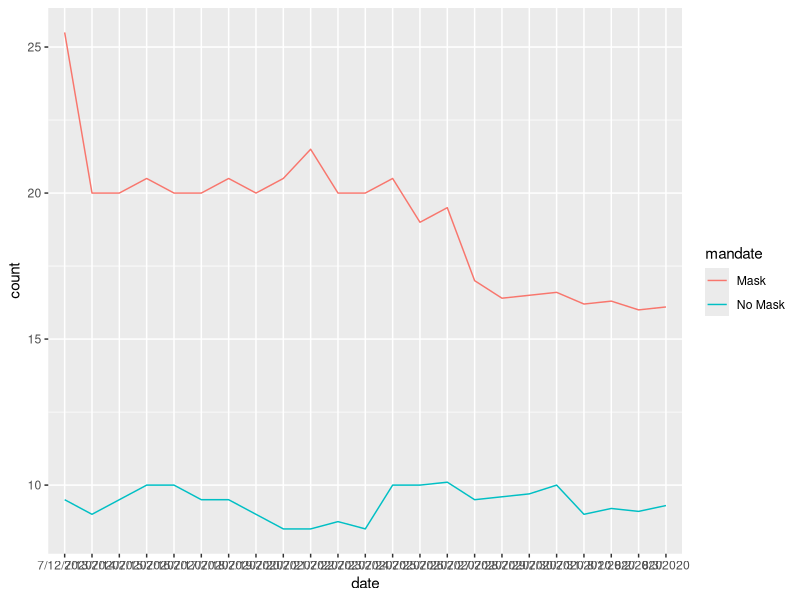

Recreate this plot in R.
## ---- chunk 1
library(tidyverse) 
## ---- chunk 2
covid <- tribble(
~date, ~count, ~mandate,
"7/12/2020", 25.5, "Mask",
"7/12/2020", 9.5, "No Mask",
"7/13/2020", 20, "Mask",
"7/13/2020", 9, "No Mask",
"7/14/2020", 20, "Mask",
"7/14/2020", 9.5, "No Mask",
"7/15/2020", 20.5, "Mask",
"7/15/2020", 10, "No Mask",
"7/16/2020", 20, "Mask",
"7/16/2020", 10, "No Mask",
"7/17/2020", 20, "Mask",
"7/17/2020", 9.5, "No Mask",
"7/18/2020", 20.5, "Mask",
"7/18/2020", 9.5, "No Mask",
"7/19/2020", 20, "Mask",
"7/19/2020", 9, "No Mask",
"7/20/2020", 20.5, "Mask",
"7/20/2020", 8.5, "No Mask",
"7/21/2020", 21.5, "Mask",
"7/21/2020", 8.5, "No Mask",
"7/22/2020", 20, "Mask",
"7/22/2020", 8.75, "No Mask",
"7/23/2020", 20, "Mask",
"7/23/2020", 8.5, "No Mask",
"7/24/2020", 20.5, "Mask",
"7/24/2020", 10, "No Mask",
"7/25/2020", 19, "Mask",
"7/25/2020", 10, "No Mask",
"7/26/2020", 19.5, "Mask",
"7/26/2020", 10.1, "No Mask",
"7/27/2020", 17, "Mask",
"7/27/2020", 9.5, "No Mask",
"7/28/2020", 16.4, "Mask",
"7/28/2020", 9.6, "No Mask",
"7/29/2020", 16.5, "Mask",
"7/29/2020", 9.7, "No Mask",
"7/30/2020", 16.6, "Mask",
"7/30/2020", 10, "No Mask",
"7/31/2020", 16.2, "Mask",
"7/31/2020", 9, "No Mask",
"8/1/2020", 16.3, "Mask",
"8/1/2020", 9.2, "No Mask",
"8/2/2020", 16, "Mask",
"8/2/2020", 9.1, "No Mask",
"8/3/2020", 16.1, "Mask",
"8/3/2020", 9.3, "No Mask"
)
## ---- chunk 3
ggplot(covid, aes(x = date, y = count, group = mandate, color = mandate))+
  geom_line()
